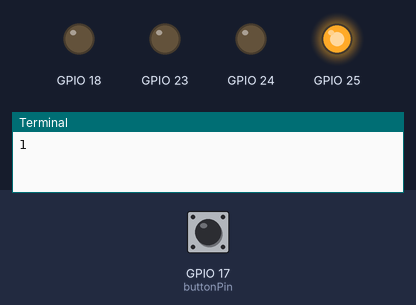
A program run on a simulated Raspberry Pi (BCM pin numbers). On the bench: output pins drawn as LEDs (lit = HIGH), the last lines printed to the terminal. Inputs (shaded band) come from the test bench; at power-on: GPIO 17 (buttonPin) HIGH.

Above: at 0.2 s.
At 1.2 s:
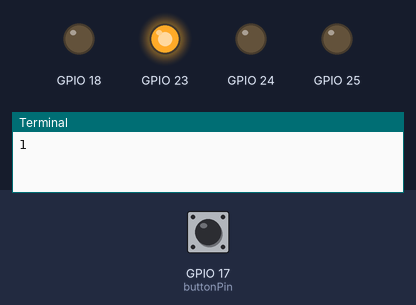
At 2.7 s:
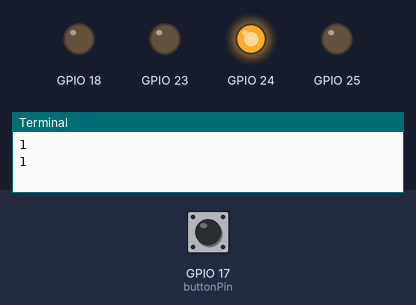
At 3.7 s:
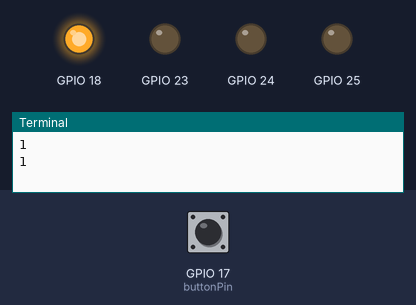
Timing chart, 0 to 4.6 s (numbered marks = the images above):
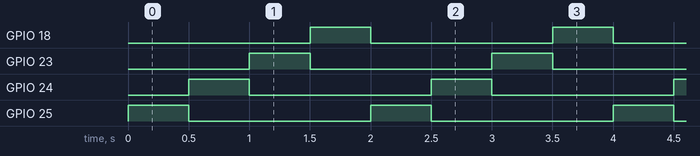

Measured:
- by itself, GPIO 18, GPIO 23–25: alternates HIGH for 0.50 s and LOW for 1.5 s
- by itself, everything shown: repeats every 2.0 s, in 4 steps

The program:

5.2_ex5.py
```python
#!/usr/bin/env python3
import RPi.GPIO as GPIO
import time
GPIO.setmode(GPIO.BCM)
pin1 = 18
pin2 = 23
pin3 = 24
pin4 = 25
pins = [pin1, pin2, pin3, pin4]
for pin in pins:
    GPIO.setup(pin, GPIO.OUT)
buttonPin = 17
GPIO.setmode(GPIO.BCM)
GPIO.setup(buttonPin, GPIO.IN)


def turn_on_off(pin):
    GPIO.output(pin, 1)
    time.sleep(0.5)
    GPIO.output(pin, 0)


try:
    while True:
        print(GPIO.input(buttonPin))
        if GPIO.input(buttonPin) == GPIO.LOW:
            for pin in pins:
                turn_on_off(pin)
        else:
            for pin in pins[::-1]:
                turn_on_off(pin)

except KeyboardInterrupt:
    GPIO.cleanup()
    print("\nProgram Exited")
    exit(0)
```
